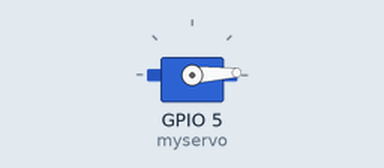
Simulated run of this sketch. Board: ESP32. On the bench: servo.

Above: at 0.05 s.
At 1.3 s:
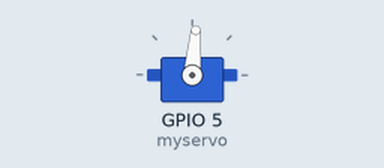
At 2.6 s:
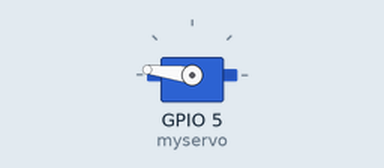
At 5.2 s:
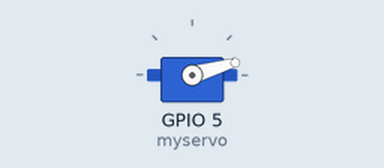
Timing chart, 0 to 7.1 s (numbered marks = the images above):
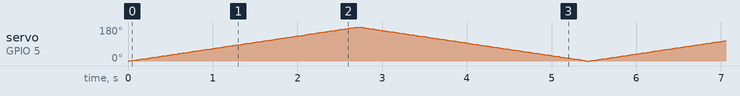

The sketch:

first_stepss.ino
```cpp
#include <Arduino.h>
#include <ESP32Servo.h>

Servo myservo;
int pos = 0;

void setup() {
  myservo.attach(5);
}

void loop() {
  for (pos = 0; pos <= 180; pos += 1) {
    myservo.write(pos);
    delay(15);
  }

  for (pos = 180; pos >= 0; pos -= 1) {
    myservo.write(pos);
    delay(15);
  }
}
```
